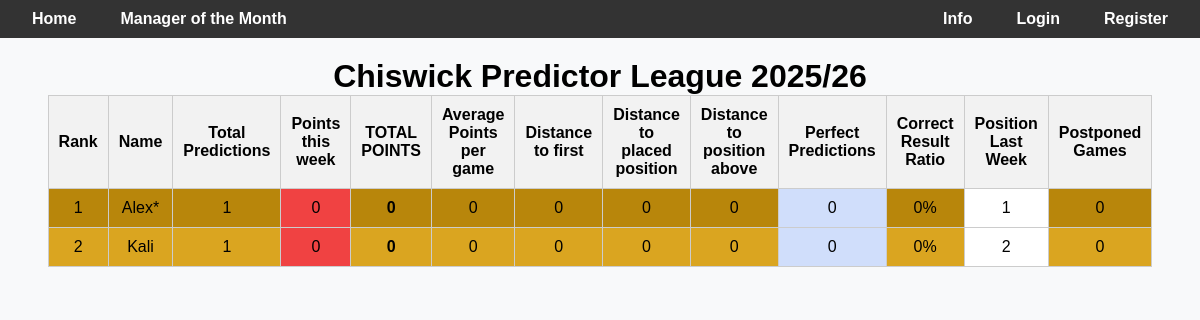
/, run on an earlier commit of the app's database.
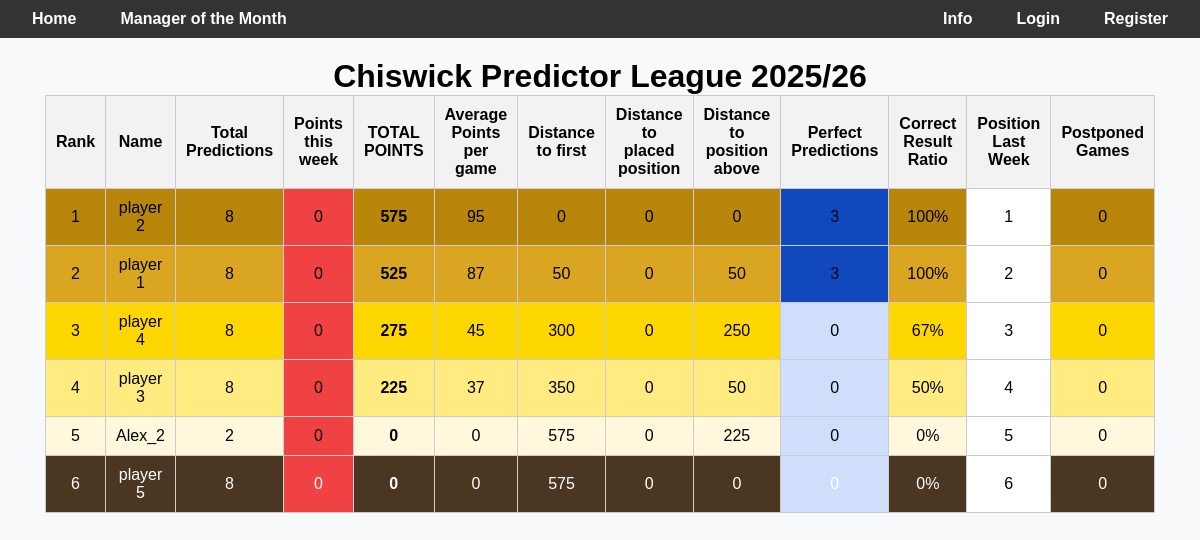
And on a later commit of the database.
### users/models.py (models this page shows)
class CustomUser(AbstractUser):
    can_participate = models.BooleanField(default=True)
    username = models.CharField(
        max_length=150,
        unique=True,
        validators=[RegexValidator(
            regex=r'^[\w @*+-]+$',
            message='Username may contain letters, numbers, spaces, and * @ + - .'
        )],
    )

### leaderboard/views.py (the view)
# urls.py: path("", views.leaderboard_view, name="leaderboard"),
def leaderboard_view(request):
    return render(
        request, "leaderboard/table.html",
        {"leaderboard": build_leaderboard()},
    )

### leaderboard/views.py (called while the page is built)
def get_match_week_start(d):
    weekday = d.weekday()  # Monday=0 ... Sunday=6
    if weekday != 0 and weekday <= 3:  # Tue(1)-Thu(3) belong to the NEXT week
        return d + datetime.timedelta(days=4 - weekday)
    days_since_friday = (weekday - 4) % 7
    return d - datetime.timedelta(days=days_since_friday)

def make_previous_friday(d):
    return d - datetime.timedelta(days=(d.weekday() - 4) % 7)

def current_week_window(today=None):
    today = today or timezone.now()
    start = make_previous_friday(today).date()
    return start, start + datetime.timedelta(days=6)

### leaderboard/templates/leaderboard/table.html (shortened to what this page needs)
<!DOCTYPE html>
{% extends "base.html" %}
{% block content %}
<html>
<head>
</head>
<body>
    <h1>Chiswick Predictor League 2025/26</h1>
    <table>
        <tr>
            <th>Rank</th>
            <th>Name</th>
            <th>Total Predictions</th>
            <th>Points this week</th>
            <th>TOTAL POINTS</th>
            <th>Average Points per game</th>
            <th>Distance to first</th>
            <th>Distance to placed position</th>
            <th>Distance to position above</th>
            <th>Perfect Predictions</th>
            <th>Correct Result Ratio</th>
            <th>Position Last Week</th>
            <th>Postponed Games</th>
        </tr>
        {% for entry in leaderboard %}
        <tr class="{% if forloop.counter == 1 %}top-player{% elif forloop.counter == 2 %}second-player{% elif forloop.counter == 3 %}third-player{% elif forloop.counter == 4 %}fourth-player{% elif forloop.counter == 5 %}fifth-player{% elif forloop.last %}bottom-player{% endif %}">
            <td>{{ forloop.counter }}</td>
            <td>{{ entry.user }}</td>
            <td>{{ entry.number_of_predictions }}</td>
            <td style="background-color: {{ entry.wb_color }};">{{ entry.points_this_week}} </td>
            <td>{{ entry.score }}</td>
            <td>{{ entry.average_points_per_game}}</td>
            <td>{{ entry.distance_to_first }}</td>
            <td>{{ entry.distance_to_placed_position }}</td>
            <td>{{ entry.distance_to_position_above }}</td>
            <td style="background-color: {{ entry.cp_color }};">{{ entry.perfect_predictions }}</td>
            <td>{{ entry.win_prediction_ratio }}</td>
            <td class="{% if forloop.counter < entry.position_last_week %}green{% elif forloop.counter > entry.position_last_week %}red{% else %}white{% endif %}">{{ entry.position_last_week }}</td>
            <td>{{ entry.postponed_games}}</td>
        </tr>
        {% empty %}
        <tr>
            <td colspan="6">No leaderboard entries yet.</td>
        </tr>
        {% endfor %}
    </table>
</body>
</html>
{% endblock %}

What changed in the data, as far as the page shows it:
no longer on this page (row unchanged): CustomUser: user "Alex*"
no longer on this page (row unchanged): CustomUser: user "Kali"
added CustomUser: user "player 2"
added CustomUser: user "player 1"
added CustomUser: user "player 4"
added CustomUser: user "player 3"
added CustomUser: user "Alex_2"
added CustomUser: user "player 5"
Also different on the page:
new list line: "1 8 0 575 95 0 0 0 3 100% 1 0"
new list line: "2 8 0 525 87 50 0 50 3 100% 2 0"
new list line: "3 8 0 275 45 300 0 250 0 67% 3 0"
new list line: "4 8 0 225 37 350 0 50 0 50% 4 0"
new list line: "5 2 0 0 0 575 0 225 0 0% 5 0"
new list line: "6 8 0 0 0 575 0 0 0 0% 6 0"
list line gone: "1 1 0 0 0 0 0 0 0 0% 1 0"
list line gone: "2 1 0 0 0 0 0 0 0 0% 2 0"
